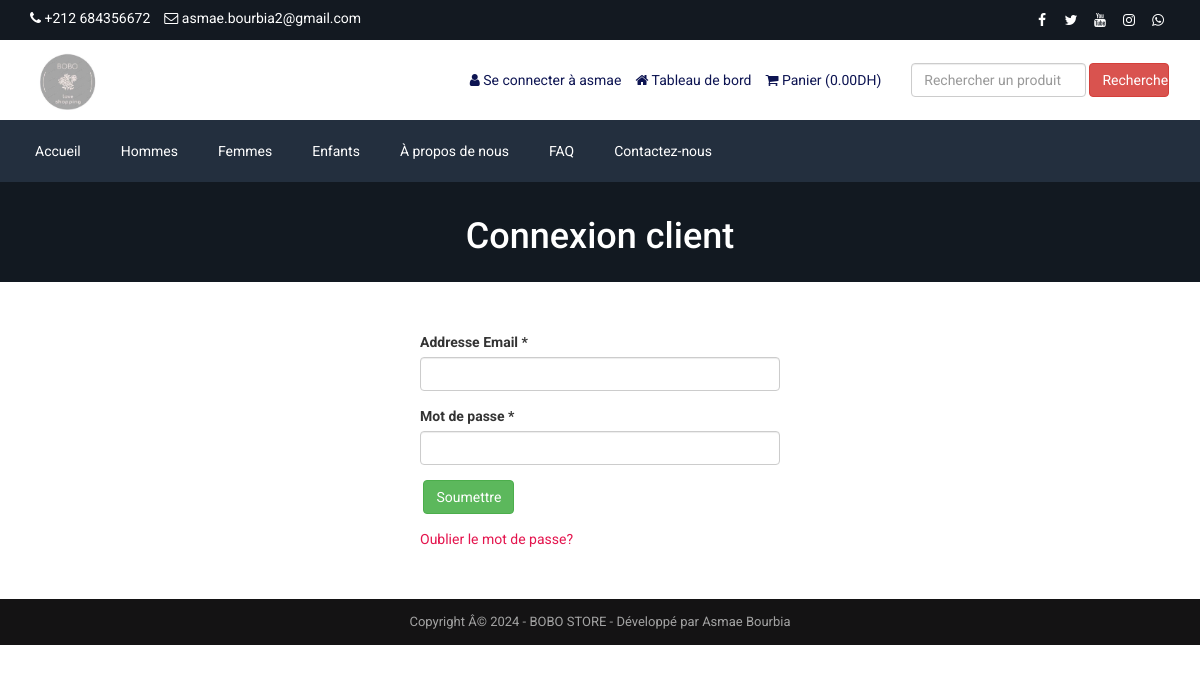
/login.php (signed in), run on the app's committed database.
### tables this page shows
CREATE TABLE IF NOT EXISTS `tbl_settings` (
  `id` int NOT NULL AUTO_INCREMENT,
  `logo` varchar(255) NOT NULL,
  `favicon` varchar(255) NOT NULL,
  `footer_about` text NOT NULL,
  `footer_copyright` text NOT NULL,
  `contact_address` text NOT NULL,
  `contact_email` varchar(255) NOT NULL,
  `contact_phone` varchar(255) NOT NULL,
  `contact_fax` varchar(255) NOT NULL,
  `contact_map_iframe` text NOT NULL,
  `receive_email` varchar(255) NOT NULL,
  `receive_email_subject` varchar(255) NOT NULL,
  `receive_email_thank_you_message` text NOT NULL,
  `forget_password_message` text NOT NULL,
  `total_recent_post_footer` int NOT NULL,
  `total_popular_post_footer` int NOT NULL,
  `total_recent_post_sidebar` int NOT NULL,
  `total_popular_post_sidebar` int NOT NULL,
  `total_featured_product_home` int NOT NULL,
  `total_latest_product_home` int NOT NULL,
  `total_popular_product_home` int NOT NULL,
  `meta_title_home` text NOT NULL,
  `meta_keyword_home` text NOT NULL,
  `meta_description_home` text NOT NULL,
  `banner_login` varchar(255) NOT NULL,
  `banner_registration` varchar(255) NOT NULL,
  `banner_forget_password` varchar(255) NOT NULL,
  `banner_reset_password` varchar(255) NOT NULL,
  `banner_search` varchar(255) NOT NULL,
  `banner_cart` varchar(255) NOT NULL,
  `banner_checkout` varchar(255) NOT NULL,
  `banner_product_category` varchar(255) NOT NULL,
  `banner_blog` varchar(255) NOT NULL,
  `cta_title` varchar(255) NOT NULL,
  `cta_content` text NOT NULL,
  `cta_read_more_text` varchar(255) NOT NULL,
  `cta_read_more_url` varchar(255) NOT NULL,
  `cta_photo` varchar(255) NOT NULL,
  `featured_product_title` varchar(255) NOT NULL,
  `featured_product_subtitle` varchar(255) NOT NULL,
  `latest_product_title` varchar(255) NOT NULL,
  `latest_product_subtitle` varchar(255) NOT NULL,
  `popular_product_title` varchar(255) NOT NULL,
  `popular_product_subtitle` varchar(255) NOT NULL,
  `testimonial_title` varchar(255) NOT NULL,
  `testimonial_subtitle` varchar(255) NOT NULL,
  `testimonial_photo` varchar(255) NOT NULL,
  `blog_title` varchar(255) NOT NULL,
  `blog_subtitle` varchar(255) NOT NULL,
  `newsletter_text` text NOT NULL,
  `paypal_email` varchar(255) NOT NULL,
  `stripe_public_key` varchar(255) NOT NULL,
  `stripe_secret_key` varchar(255) NOT NULL,
  `bank_detail` text NOT NULL,
  `before_head` text NOT NULL,
  `after_body` text NOT NULL,
  `before_body` text NOT NULL,
  `home_service_on_off` int NOT NULL,
  `home_welcome_on_off` int NOT NULL,
  `home_featured_product_on_off` int NOT NULL,
  `home_latest_product_on_off` int NOT NULL,
  `home_popular_product_on_off` int NOT NULL,
  `home_testimonial_on_off` int NOT NULL,
  `home_blog_on_off` int NOT NULL,
  `newsletter_on_off` int NOT NULL,
  `ads_above_welcome_on_off` int NOT NULL,
  `ads_above_featured_product_on_off` int NOT NULL,
  `ads_above_latest_product_on_off` int NOT NULL,
  `ads_above_popular_product_on_off` int NOT NULL,
  `ads_above_testimonial_on_off` int NOT NULL,
  `ads_category_sidebar_on_off` int NOT NULL,
  PRIMARY KEY (`id`)
);

CREATE TABLE IF NOT EXISTS `tbl_social` (
  `social_id` int NOT NULL AUTO_INCREMENT,
  `social_name` varchar(30) NOT NULL,
  `social_url` varchar(255) NOT NULL,
  `social_icon` varchar(30) NOT NULL,
  PRIMARY KEY (`social_id`)
);

CREATE TABLE IF NOT EXISTS `tbl_top_category` (
  `tcat_id` int NOT NULL AUTO_INCREMENT,
  `tcat_name` varchar(255) NOT NULL,
  `show_on_menu` int NOT NULL,
  PRIMARY KEY (`tcat_id`)
);

CREATE TABLE IF NOT EXISTS `tbl_page` (
  `id` int NOT NULL AUTO_INCREMENT,
  `about_title` varchar(255) NOT NULL,
  `about_content` text NOT NULL,
  `about_banner` varchar(255) NOT NULL,
  `about_meta_title` varchar(255) NOT NULL,
  `about_meta_keyword` text NOT NULL,
  `about_meta_description` text NOT NULL,
  `faq_title` varchar(255) NOT NULL,
  `faq_banner` varchar(255) NOT NULL,
  `faq_meta_title` varchar(255) NOT NULL,
  `faq_meta_keyword` text NOT NULL,
  `faq_meta_description` text NOT NULL,
  `blog_title` varchar(255) NOT NULL,
  `blog_banner` varchar(255) NOT NULL,
  `blog_meta_title` varchar(255) NOT NULL,
  `blog_meta_keyword` text NOT NULL,
  `blog_meta_description` text NOT NULL,
  `contact_title` varchar(255) NOT NULL,
  `contact_banner` varchar(255) NOT NULL,
  `contact_meta_title` varchar(255) NOT NULL,
  `contact_meta_keyword` text NOT NULL,
  `contact_meta_description` text NOT NULL,
  `pgallery_title` varchar(255) NOT NULL,
  `pgallery_banner` varchar(255) NOT NULL,
  `pgallery_meta_title` varchar(255) NOT NULL,
  `pgallery_meta_keyword` text NOT NULL,
  `pgallery_meta_description` text NOT NULL,
  `vgallery_title` varchar(255) NOT NULL,
  `vgallery_banner` varchar(255) NOT NULL,
  `vgallery_meta_title` varchar(255) NOT NULL,
  `vgallery_meta_keyword` text NOT NULL,
  `vgallery_meta_description` text NOT NULL,
  PRIMARY KEY (`id`)
);

### login.php (the view, shortened to what this page needs)
<?php require_once('header.php'); ?>
<?php
$statement = $pdo->prepare("SELECT * FROM tbl_settings WHERE id=1");
$statement->execute();
$result = $statement->fetchAll(PDO::FETCH_ASSOC);
foreach ($result as $row) {
    $banner_login = $row['banner_login'];
}
?>
<div class="page-banner" style="background-color:#444;background-image: url(assets/uploads/<?php echo $banner_login; ?>);">
    <div class="inner">
        <h1><?php echo LANG_VALUE_10; ?></h1>
    </div>
</div>
<div class="page">
    <div class="container">
        <div class="row">
            <div class="col-md-12">
                <div class="user-content">
                    <form action="" method="post">
                        <div class="row">
                            <div class="col-md-4"></div>
                            <div class="col-md-4">
                                <div class="form-group">
                                    <label for=""><?php echo LANG_VALUE_94; ?> *</label>
                                    <input type="email" class="form-control" name="cust_email">
                                </div>
                                <div class="form-group">
                                    <label for=""><?php echo LANG_VALUE_96; ?> *</label>
                                    <input type="password" class="form-control" name="cust_password">
                                </div>
                                <div class="form-group">
                                    <input type="submit" class="btn btn-success" value="<?php echo LANG_VALUE_4; ?>" name="form1">
                                </div>
                                <a href="forget-password.php" style="color:#e4144d;"><?php echo LANG_VALUE_97; ?>?</a>
                            </div>
                        </div>
                    </form>
                </div>
            </div>
        </div>
    </div>
</div>
<?php require_once('footer.php'); ?>

### header.php (shortened to what this page needs)
<?php
include("admin/inc/config.php");
$statement = $pdo->prepare("SELECT * FROM tbl_settings WHERE id=1");
$statement->execute();
$result = $statement->fetchAll(PDO::FETCH_ASSOC);
foreach ($result as $row)
{
	$logo = $row['logo'];
	$contact_email = $row['contact_email'];
	$contact_phone = $row['contact_phone'];
}
?>
<!DOCTYPE html>
<html lang="en">
<head>
	<link rel="stylesheet" href="assets/css/bootstrap.min.css">
	<link rel="stylesheet" href="assets/css/font-awesome.min.css">
	<link rel="stylesheet" href="assets/css/owl.carousel.min.css">
	<link rel="stylesheet" href="assets/css/owl.theme.default.min.css">
	<link rel="stylesheet" href="assets/css/jquery.bxslider.min.css">
    <link rel="stylesheet" href="assets/css/magnific-popup.css">
    <link rel="stylesheet" href="assets/css/rating.css">
	<link rel="stylesheet" href="assets/css/spacing.css">
	<link rel="stylesheet" href="assets/css/bootstrap-touch-slider.css">
	<link rel="stylesheet" href="assets/css/animate.min.css">
	<link rel="stylesheet" href="assets/css/tree-menu.css">
	<link rel="stylesheet" href="assets/css/select2.min.css">
	<link rel="stylesheet" href="assets/css/main.css">
	<link rel="stylesheet" href="assets/css/responsive.css">
	<?php
	$statement = $pdo->prepare("SELECT * FROM tbl_page WHERE id=1");
	$statement->execute();
	$result = $statement->fetchAll(PDO::FETCH_ASSOC);
		?>
</head>
<body>
<div class="top">
	<div class="container">
		<div class="row">
			<div class="col-md-6 col-sm-6 col-xs-12">
				<div class="left">
					<ul>
						<li><i class="fa fa-phone"></i> <?php echo $contact_phone; ?></li>
						<li><i class="fa fa-envelope-o"></i> <?php echo $contact_email; ?></li>
					</ul>
				</div>
			</div>
			<div class="col-md-6 col-sm-6 col-xs-12">
				<div class="right">
					<ul>
						<?php
						$statement = $pdo->prepare("SELECT * FROM tbl_social");
						$statement->execute();
						$result = $statement->fetchAll(PDO::FETCH_ASSOC);
						foreach ($result as $row) {
							?>
							<?php if($row['social_url'] != ''): ?>
							<li><a href="<?php echo $row['social_url']; ?>"><i class="<?php echo $row['social_icon']; ?>"></i></a></li>
							<?php endif; ?>
							<?php
						}
						?>
					</ul>
				</div>
			</div>
		</div>
	</div>
</div>
<div class="header">
	<div class="container">
		<div class="row inner">
			<div class="col-md-4 logo">
				<a href="index.php"><img src="assets/uploads/<?php echo $logo; ?>" alt="logo image"></a>
			</div>
			<div class="col-md-5 right">
				<ul>
				<?php
					if(isset($_SESSION['customer'])) {
						?>
						<li><i class="fa fa-user"></i> <?php echo LANG_VALUE_13; ?> <?php echo $_SESSION['customer']['cust_name']; ?></li>
						<li><a href="dashboard.php"><i class="fa fa-home"></i> <?php echo LANG_VALUE_89; ?></a></li>
						<?php
					} else {
						?>
						<li><a href="login.php"><i class="fa fa-sign-in"></i> <?php echo LANG_VALUE_9; ?></a></li>
						<li><a href="registration.php"><i class="fa fa-user-plus"></i> <?php echo LANG_VALUE_15; ?></a></li>
						<?php
					}
					?>
					<li><a href="cart.php"><i class="fa fa-shopping-cart"></i> <?php echo LANG_VALUE_18; ?> (<?php
					if(isset($_SESSION['cart_p_id'])) {
						$table_total_price = 0;
						$i=0;
	                    foreach($_SESSION['cart_p_qty'] as $key => $value)
	                    {
	                        $i++;
	                        $arr_cart_p_qty[$i] = $value;
	                    }                    $i=0;
	                    foreach($_SESSION['cart_p_current_price'] as $key => $value)
	                    {
	                        $i++;
	                        $arr_cart_p_current_price[$i] = $value;
	                    }
	                    for($i=1;$i<=count($arr_cart_p_qty);$i++) {
	                    	$row_total_price = $arr_cart_p_current_price[$i]*$arr_cart_p_qty[$i];
	                        $table_total_price = $table_total_price + $row_total_price;
	                    }
						echo $table_total_price;
					} else {
						echo '0.00';
					}
					?><?php echo LANG_VALUE_1; ?>)</a></li>
				</ul>
			</div>
			<div class="col-md-3 search-area">
				<form class="navbar-form navbar-left" role="search" action="search-result.php" method="get">
					<div class="form-group">
						<input type="text" class="form-control search-top" placeholder="<?php echo LANG_VALUE_2; ?>" name="search_text">
					</div>
					<button type="submit" class="btn btn-danger"><?php echo LANG_VALUE_3; ?></button>
				</form>
			</div>
		</div>
	</div>
</div>
<div class="nav">
	<div class="container">
		<div class="row">
			<div class="col-md-12 pl_0 pr_0">
				<div class="menu-container">
					<div class="menu">
						<ul>
							<li><a href="index.php">Accueil</a></li>
							<?php
							$statement = $pdo->prepare("SELECT * FROM tbl_top_category WHERE show_on_menu=1");
							$statement->execute();
							$result = $statement->fetchAll(PDO::FETCH_ASSOC);
							foreach ($result as $row) {
								?>
								<li><a href="product-category.php?id=<?php echo $row['tcat_id']; ?>&type=top-category"><?php echo $row['tcat_name']; ?></a>
								</li>
								<?php
							}
							?>
							<?php
							$statement = $pdo->prepare("SELECT * FROM tbl_page WHERE id=1");
							$statement->execute();
							$result = $statement->fetchAll(PDO::FETCH_ASSOC);
							foreach ($result as $row) {
								$about_title = $row['about_title'];
								$faq_title = $row['faq_title'];
								$contact_title = $row['contact_title'];
							}
							?>
							<li><a href="about.php"><?php echo $about_title; ?></a></li>
							<li><a href="faq.php"><?php echo $faq_title; ?></a></li>
							<li><a href="contact.php"><?php echo $contact_title; ?></a></li>
						</ul>
					</div>
				</div>
			</div>
		</div>
	</div>
</div>

### footer.php (shortened to what this page needs)
<?php
$statement = $pdo->prepare("SELECT * FROM tbl_settings WHERE id=1");
$statement->execute();
$result = $statement->fetchAll(PDO::FETCH_ASSOC);
foreach ($result as $row)
{
	$footer_copyright = $row['footer_copyright'];
}
?>
<div class="footer-bottom">
	<div class="container">
		<div class="row">
			<div class="col-md-12 copyright">
				<?php echo $footer_copyright; ?>
			</div>
		</div>
	</div>
</div>
</body>
</html>

### assets/css/main.css (style rules this page uses)
* { margin: 0; padding: 0; }
body { font-family: "Roboto", sans-serif; font-size: 14px; }
h1, h2, h3, h4, h5, h6 { font-family: "Roboto", sans-serif; }
a { text-decoration: none; }
.top { width: 100%; height: 40px; background: #131921; }
.top .left { float: left; }
.top .left ul { padding-top: 8px; }
.top .left ul li { list-style-type: none; float: left; margin-right: 14px; color: white; }
.top .left ul li i { color: white; }
.top .right { float: right; }
.top .right ul { padding-top: 8px; }
.top .right ul li { list-style-type: none; float: left; margin-left: 5px; }
.top .right ul li a { color: white; width: 24px; height: 24px; line-height: 24px; text-align: center; border-radius: 50%; display: block; transition: all 0.4s ease; }
.header { width: 100%; height: auto; background: #fff; }
.header .inner { height: auto; display: table; }
.header .logo { float: none; display: table-cell; vertical-align: middle; }
.header .logo img { max-width: 100%; height: 80px; }
.header .navbar-form .form-control { width: 300px; }
.header .search-area { float: none; display: table-cell; vertical-align: middle; }
.header .search-area .form-group { width: calc(100% - 84px); }
.header .search-area button { width: 80px; }
.header .search-area form { width: 100%; }
.header .right { float: none; display: table-cell; vertical-align: middle; padding-right: 0; }
.header .right ul { float: right; margin-bottom: 0; }
.header .right ul li { list-style-type: none; float: left; margin-left: 14px; color: #0d1452; }
.header .right ul li a { color: #0d1452; }
.header .navbar-form .search-top { width: 100%; }
.nav { background: #232f3e; }
.menu-container { width: 100%; margin: 0 auto; background: #232f3e; }
.menu-dropdown-icon:before { content: "\f067"; font-family: "FontAwesome"; display: none; cursor: pointer; float: right; padding: 1.5em 2em; background: #fff; color: #333; }
.menu > ul { margin: 0 auto; width: 100%; list-style: none; padding: 0; position: relative; box-sizing: border-box; }
.menu > ul:before, .menu > ul:after { content: ""; display: table; }
.menu > ul:after { clear: both; }
.menu > ul > li { float: left; padding: 0; margin: 0; }
.menu > ul > li a { text-decoration: none; padding: 1.5em 20px; display: block; color: #fff; }
.footer-bottom { width: 100%; height: auto; background: #141314; padding: 14px 0; }
.footer-bottom .copyright { font-size: 13px; color: #a3a3a3; text-align: center; }
.page-banner { width: 100%; height: auto; background-repeat: no-repeat; background-position: center center; -webkit-background-size: cover; background-size: cover; position: relative; padding-top: 15px; padding-bottom: 15px; overflow: hidden; }
.page-banner h1 { color: #fff; text-align: center; z-index: 999; position: relative; }
.page { width: 100%; height: auto; padding-top: 50px; padding-bottom: 50px; }

### assets/css/responsive.css (style rules this page uses)
@media only screen and (min-width: 992px) { .header .inner { width: 100%; } }
@media only screen and (min-width: 992px) { .header .search-area { padding-right: 0; } }
@media only screen and (min-width: 992px) { .header .search-area form { padding-right: 0; } }
@media only screen and (min-width: 992px) { .header .container { padding-right: 0; } }

### data on the page
tbl_settings: contact_phone "+212 684356672", contact_email "asmae.bourbia2@gmail.com", logo (picture), banner_login (picture), footer_copyright "Copyright Â© 2024 - BOBO STORE - Développé par Asmae Bourbia"
tbl_top_category: tcat_name "Hommes"
tbl_top_category: tcat_name "Femmes"
tbl_top_category: tcat_name "Enfants"
tbl_page: about_title "À propos de nous", faq_title "FAQ", contact_title "Contactez-nous"

### other printed values
LANG_VALUE_13 "Se connecter à"
$_SESSION['customer']['cust_name'] "asmae"
LANG_VALUE_89 "Tableau de bord"
LANG_VALUE_18 "Panier"
LANG_VALUE_1 "DH"
LANG_VALUE_3 "Recherche"
LANG_VALUE_10 "Connexion client"
LANG_VALUE_94 "Addresse Email"
LANG_VALUE_96 "Mot de passe"
LANG_VALUE_97 "Oublier le mot de passe"
